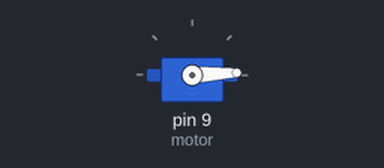
Bench run of a sketch on a simulated Arduino Uno, built with avr-gcc and run on an emulated ATmega328P. On the bench: servo.

Above: at 0.05 s.
At 1.3 s:
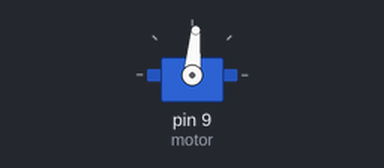
At 2.6 s:
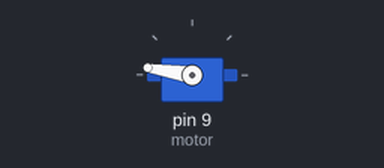
At 5.2 s:
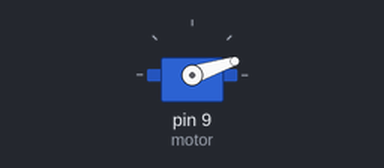
Timing chart, 0 to 7.1 s (numbered marks = the images above):
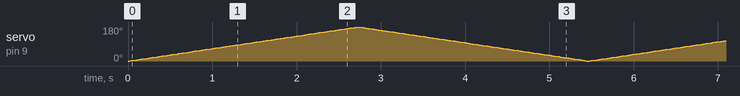

The sketch:

servo_motor.ino
```cpp
#include <Servo.h>  // Servo kütüphanesi
Servo motor;
int pos = 0;

void setup() {
  motor.attach(9);
}
void loop() {
  for (pos = 0; pos <= 180; pos += 1) {

    motor.write(pos);
    delay(15);
  }
  for (pos = 180; pos >= 0; pos -= 1) {
    motor.write(pos);
    delay(15);
  }
}
```
